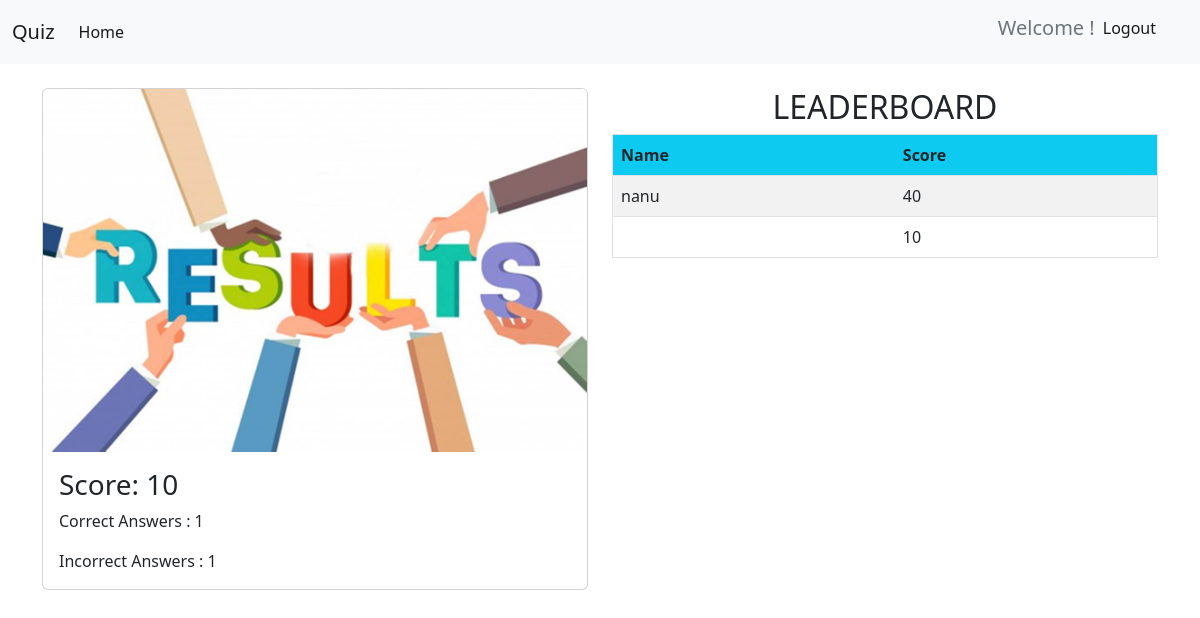
/result (signed in), run on an earlier commit of the app's database.
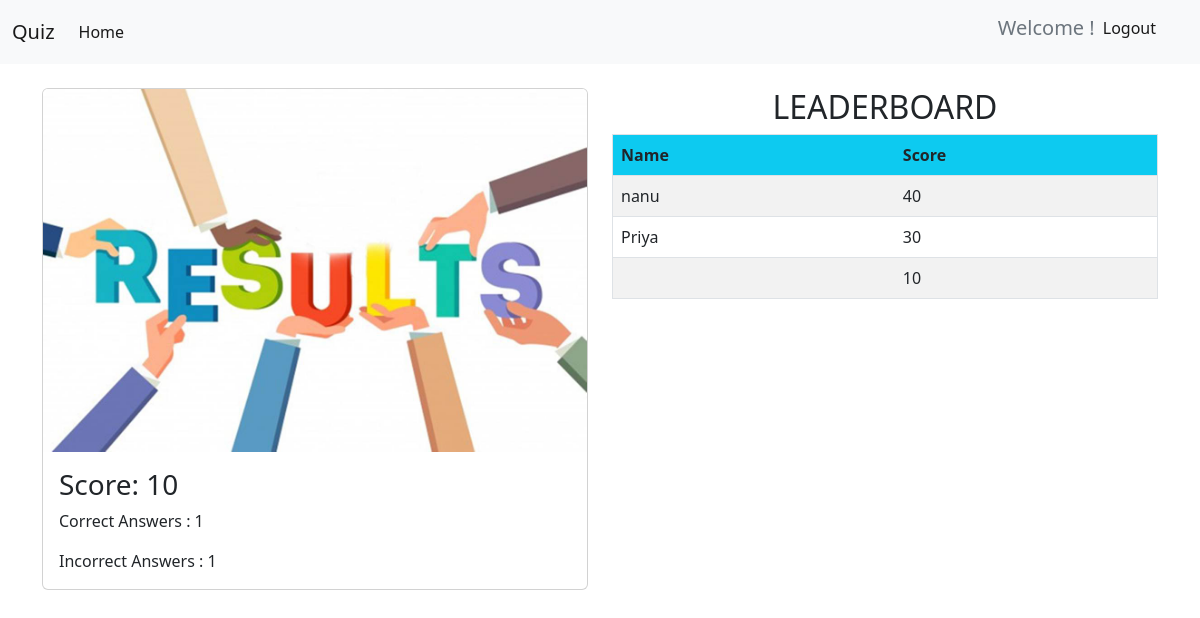
And on a later commit of the database.
### base/models.py (models this page shows)
class Score(models.Model):
    user = models.ForeignKey(
        User, on_delete=models.SET_NULL, null=True)
    score = models.IntegerField(default=0)
    correct = models.IntegerField(default=0)
    incorrect = models.IntegerField(default=0)

### base/views/quiz_views.py (the view)
# urls.py: path('result', views.results, name='result'),
@login_required
def results(request):
    user = request.user
    score = Score.objects.get(user=user)
    scores = Score.objects.order_by('-score')
    return render(request, 'results.html', {'score': score, 'scores': scores})

### templates/results.html
{% extends 'base.html' %}
{% load static %}
{% block body %}
    <div class='container my-4'>
       <div class="row">
            <div class="col-md-6">
                <div class="card mb-3">
                    <img src={% static 'images/result.jpg' %} class="card-img-top" alt="...">
                    <div class="card-body">
                      <h3 class="card-title">Score: {{score.score}}</h3>
                      <p class="card-text">Correct Answers : {{score.correct}}</p>
                      <p class="card-text">Incorrect Answers : {{score.incorrect}}</p>
                    </div>
                  </div>
            </div>
            <div class="col-md-6">
              <h2 class='text-center'>LEADERBOARD</h2>
                <table class="table border table-striped responsive ">
                    <thead class='bg-info'>
                      <tr>
                        <th scope="col">Name</th>
                        <th scope="col">Score</th>
                      </tr>
                    </thead>
                    <tbody>
                      {% for item in scores %}
                      <tr>
                        <td>{{item.user.first_name}}</td>
                        <td>{{item.score}}</td>
                      </tr>
                      {% endfor %}
                    </tbody>
                  </table>
            </div>
       </div>
    </div>
{% endblock body %}

### templates/base.html (shortened to what this page needs)
<!DOCTYPE html>
<html lang="en">
  <head>
    <link href="https://cdn.jsdelivr.net/npm/bootstrap@5.2.2/dist/css/bootstrap.min.css" rel="stylesheet"
>
  </head>
  <body>
    <nav class="navbar navbar-expand-lg bg-light">
      <div class="container-fluid">
        <a class="navbar-brand" href="/">Quiz</a>
        <div class="collapse navbar-collapse" id="navbarNav">
          <ul class="navbar-nav">
            <li class="nav-item">
              <a class="nav-link active" aria-current="page" href="/">Home</a>
            </li>
          </ul>
          <ul class="navbar-nav ms-auto">
            {% if user.id is not None %}
            <li class="nav-item class my-2">
              <small class="title text-muted">
                <h5>Welcome {{user.first_name}}!</h5>
              </small>
            </li>
            <li class="nav-item me-4">
              <a class="nav-link active" aria-current="page" href={% url 'logout' %}>Logout</a>
            </li>
            {% endif %}
          </ul>
        </div>
      </div>
    </nav>
    {% block body %}
    {% endblock body %}
  </body>
</html>

What changed in the data, as far as the page shows it:
added Score: user.first_name "Priya", score "30"
